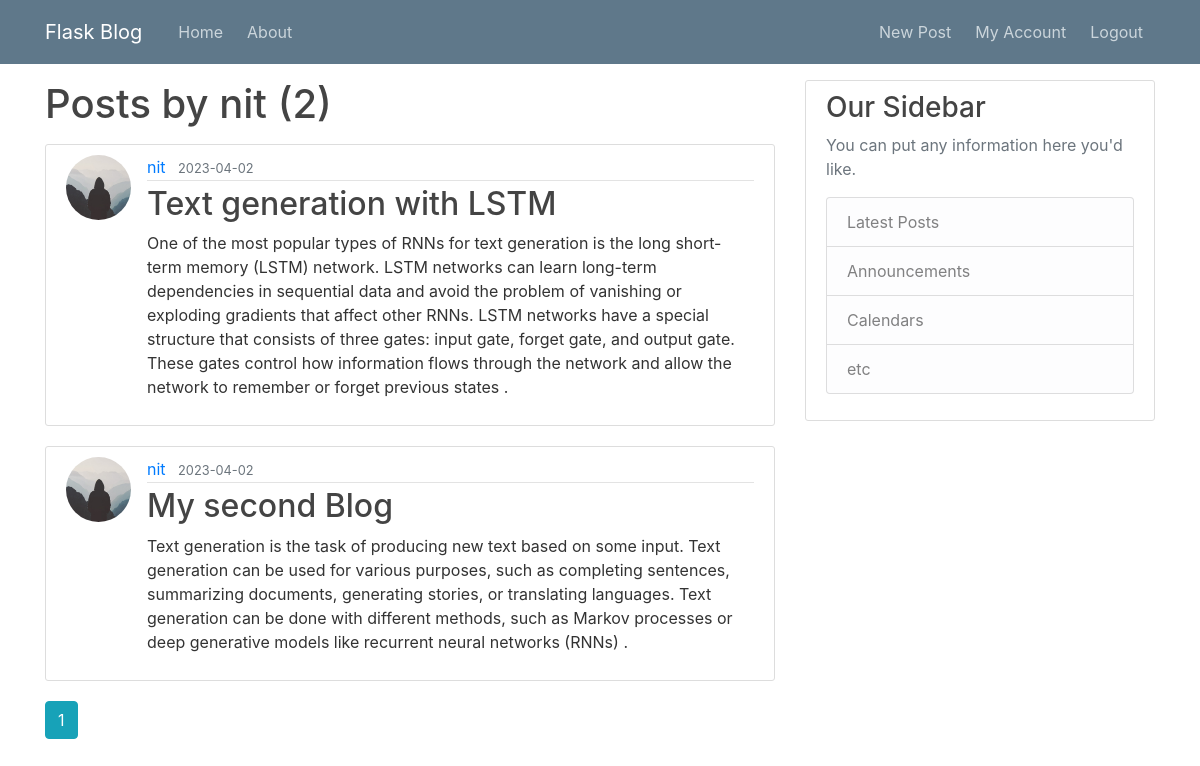
Screenshot of /user/nit (signed in) with the database file from the repository.
### flaskblog/models.py (models this page shows, shortened)
class User(db.Model,UserMixin):
    id = db.Column(db.Integer, primary_key=True)
    username = db.Column(db.String(20), unique=True, nullable=False)
    email = db.Column(db.String(120), unique=True, nullable=False)
    image_file = db.Column(db.String(20), nullable=False, default='default.jpg')
    password = db.Column(db.String(60), nullable=False)
    posts = db.relationship('Post', backref='author', lazy=True)

class Post(db.Model):
    id = db.Column(db.Integer, primary_key=True)
    title = db.Column(db.String(100), nullable=False)
    date_posted = db.Column(db.DateTime, nullable=False, default=datetime.utcnow)
    content = db.Column(db.Text, nullable=False)
    user_id = db.Column(db.Integer, db.ForeignKey('user.id'), nullable=False)

### flaskblog/routes.py (the view)
@app.route("/user/<string:username>")
def user_post(username):
    page=request.args.get('page',1,type=int)
    user=User.query.filter_by(username=username).first_or_404()
    posts=Post.query.filter_by(author=user)\
        .order_by(Post.date_posted.desc())\
        .paginate(page=page,per_page=5)
    return render_template('user_post.html', posts=posts,user=user)

### flaskblog/models.py (called while the page is built)
@login_manager.user_loader
def load_user(user_id):
    return User.query.get(int(user_id))

### flaskblog/templates/user_post.html (shortened to what this page needs)
{% extends "layout.html" %}
{%  block content %}
    <h1 class="mb-3">Posts by {{user.username}}  ({{ posts.total }})</h1>
    {% for post in posts.items %}
    <article class="media content-section">
      <img class="rounded-circle article-img" src="{{url_for('static',filename='profile_pics/' + post.author.image_file) }}">
        <div class="media-body">
          <div class="article-metadata">
            <a class="mr-2" href="{{url_for('user_post',username=post.author.username)}}">{{ post.author.username}}</a>
            <small class="text-muted">{{ post.date_posted.strftime('%Y-%m-%d') }}</small>
          </div>
          <h2><a class="article-title" href="{{ url_for('post',post_id=post.id)}}">{{ post.title }}</a></h2>
          <p class="article-content">{{ post.content }}</p>
        </div>
      </article>
    {% endfor %}
    {% for page_num in posts.iter_pages(left_edge=1,right_edge=1,left_current=1,right_current=2) %}
        {% if page_num %}
            {% if posts.page==page_num %}
                   <a  class="btn btn-info mb-4" href="{{url_for('user_post',
                   username=user.username, page=page_num)}}">{{ page_num }}</a>
            {% else %}
                    <a  class="btn btn-outline-info mb-4" href="{{url_for('user_post',username=user.username,page=page_num)}}">{{ page_num }}</a>
            {% endif %}
        {% endif %}
    {% endfor %}
{% endblock content %}

### flaskblog/static/main.css (style rules this page uses)
body { color: #333333; margin-top: 5rem; background-image: url(https://images.unsplash.com/photo-1542435503-956c469947f6?ixlib=rb-4.0.3&ixid=MnwxMjA3fDB8MHxzZWFyY2h8M3x8YmxvZyUyMGJhY2tncm91bmR8ZW58MHx8MHx8&auto=format&fit=crop&w=600&q=60); background-size: cover; }
h1, h2, h3, h4, h5, h6 { color: #444444; }
.content-section { background: #ffffff; padding: 10px 20px; border: 1px solid #dddddd; border-radius: 3px; margin-bottom: 20px; }
.article-title { color: #444444; }
.article-content { white-space: pre-line; }
.article-img { height: 65px; width: 65px; margin-right: 16px; }
.article-metadata { padding-bottom: 1px; margin-bottom: 4px; border-bottom: 1px solid #e3e3e3 }

### rows the page displays
User: username "nit"
Post: image_file (placeholder picture), author.username "nit", date_posted "2023-04-02", title "Text generation with LSTM", content "One of the most popular types of RNNs for text generation is the long short-term memory (LSTM) network. LSTM networks can learn long-term dependencies in sequential data and avoid the problem of vanishing or exploding gradients that affect other RNNs. LSTM networks have a special structure that consists of three gates: input gate, forget gate, and output gate. These gates control how information flows through the network and allow the network to remember or forget previous states ."
Post: image_file (placeholder picture), author.username "nit", date_posted "2023-04-02", title "My second Blog", content "Text generation is the task of producing new text based on some input. Text generation can be used for various purposes, such as completing sentences, summarizing documents, generating stories, or translating languages. Text generation can be done with different methods, such as Markov processes or deep generative models like recurrent neural networks (RNNs) ."

### other values shown
{{ posts.total }} "2"
{{ page_num }} "1"
